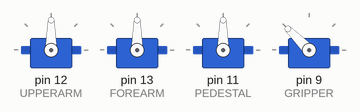
A sketch run on a simulated Arduino Uno, built with avr-gcc and run on an emulated ATmega328P. Parts: 4 × servo.

Above: at 0.05 s.
At 1.5 s:
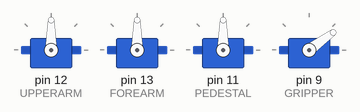
At 2.95 s:
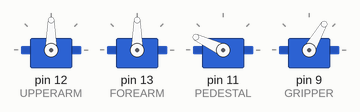
At 5.85 s:
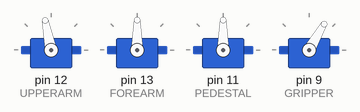
At 8.6 s:
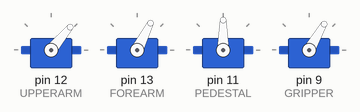
At 11.65 s:
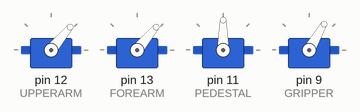
Timing chart, 0 to 15.2 s (numbered marks = the images above):
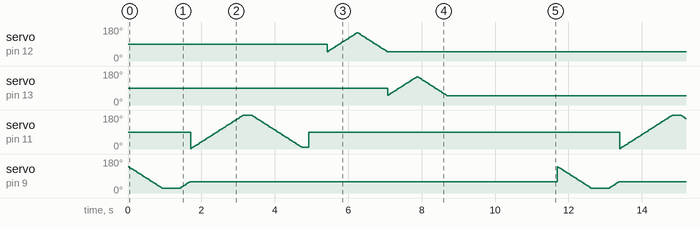

The sketch:

miniarm_autoxy.ino
```cpp
//四只舵机的接口
#define UPPERARM    12  //大臂
#define FOREARM     13  //小臂
#define PEDESTAL   11  //旋转基座
#define GRIPPER     9  //抓爪

//大臂最小值,大臂最大值
#define UPPERARMSTART 500
#define UPPERARMEND   2500

//小臂最小值,小臂最大值
#define FOREARMSTART 500
#define FOREARMEND   2500

//旋转底座最小值,最大值
#define PEDESTALSTART   500
#define PEDESTALEND     2500

//抓爪最小值,最大值
#define GRIPPERSTART  1000
#define GRIPPEREND   1800
#define GRIPPERSPEED  500

//舵机库文件，如果报错可以到 arduino.cc下载
#include <Servo.h>

Servo servo1;  //
Servo servo2;  //
Servo servo3;  //
Servo servo4;  //

void RotateBase(int angle)
{
    int val;
    val = map(angle, -90, 90, PEDESTALSTART, PEDESTALEND);
    servo3.writeMicroseconds(val);
}
void setup()
{
//  Serial.begin(9600);

  servo1.attach(UPPERARM); //大臂
  servo2.attach(FOREARM);  //小臂
  servo3.attach(PEDESTAL); //旋转基座
  servo4.attach(GRIPPER);  //抓爪

  // servo2.writeMicroseconds(800);
  // servo1.writeMicroseconds(1500);
//  delay(1000);

}


void loop()
{
// read the input on analog pin 0:
//int sensorValue1,sensorValue2,sensorValue3,sensorValue4,sensorValue5;
int Gripper = 1,pos; //1打开 0关闭
int Rotate = 0 ,RotateS =90,RotateE=60,RotateG=40;


  for(pos = 140; pos>=25; pos-=1)     // goes from 180 degrees to 0 degrees
  {
    servo4.write(pos);              // tell servo to go to position in variable 'pos'
    delay(8);                       // waits 15ms for the servo to reach the position
  }

  delay(500);
   for(pos = 30; pos<=60; pos++)     // goes from 180 degrees to 0 degrees
  {
    servo4.write(pos);              // tell servo to go to position in variable 'pos'
    delay(8);                       // waits 15ms for the servo to reach the position
  }


  for(pos = 0; pos <= 180; pos += 1) // goes from 0 degrees to 180 degrees
  {                                  // in steps of 1 degree
    servo3.write(pos);              // tell servo to go to position in variable 'pos'
    delay(8);                       // waits 15ms for the servo to reach the position
  }
  delay(200);

  for(pos = 180; pos>=10; pos-=1)     // goes from 180 degrees to 0 degrees
  {
    servo3.write(pos);              // tell servo to go to position in variable 'pos'
    delay(8);                       // waits 15ms for the servo to reach the position
  }
  delay(200);
  servo3.write(90);
  delay(500);


  for(pos = 50; pos <= 150; pos += 1) // goes from 0 degrees to 180 degrees
  {                                  // in steps of 1 degree
 //   servo2.write(pos);
    servo1.write(pos);    // tell servo to go to position in variable 'pos'
    delay(8);                       // waits 15ms for the servo to reach the position
  }
  for(pos = 150; pos>=50; pos-=1)     // goes from 180 degrees to 0 degrees
  {
 //   servo2.write(pos);
    servo1.write(pos);    // tell servo to go to position in variable 'pos'
    delay(8);                       // waits 15ms for the servo to reach the position
  }
    for(pos = 50; pos <= 150; pos += 1) // goes from 0 degrees to 180 degrees
  {                                  // in steps of 1 degree
 //   servo2.write(pos);
    servo2.write(pos);    // tell servo to go to position in variable 'pos'
    delay(8);                       // waits 15ms for the servo to reach the position
  }
  for(pos = 150; pos>=50; pos-=1)     // goes from 180 degrees to 0 degrees
  {
 //   servo2.write(pos);
    servo2.write(pos);    // tell servo to go to position in variable 'pos'
    delay(8);                       // waits 15ms for the servo to reach the position
  }
  /*  for(pos = 50; pos <= 180; pos += 1) // goes from 0 degrees to 180 degrees
  {                                  // in steps of 1 degree
    servo1.write(pos);              // tell servo to go to position in variable 'pos'
    delay(8);                       // waits 15ms for the servo to reach the position
  }
  for(pos = 180; pos>=50; pos-=1)     // goes from 180 degrees to 0 degrees
  {
    servo1.write(pos);              // tell servo to go to position in variable 'pos'
    delay(8);                       // waits 15ms for the servo to reach the position
  } */

delay(3000);
}
```
